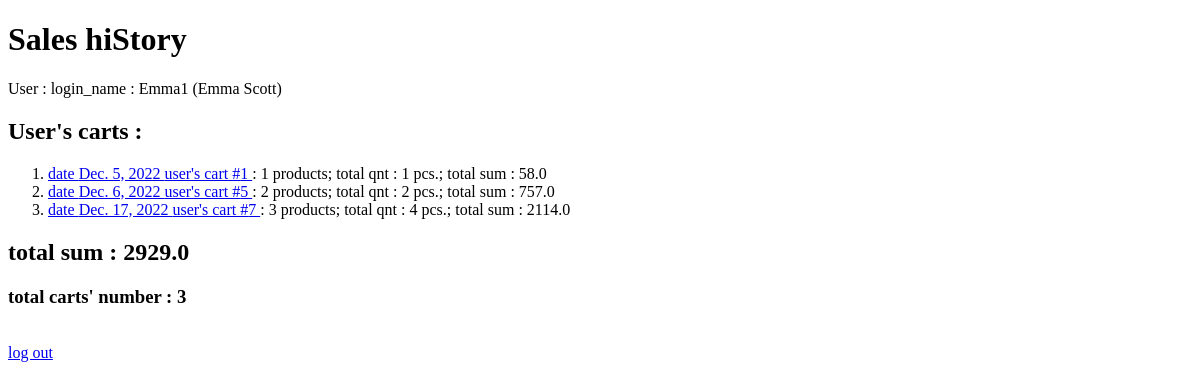
The page /carts/1/gc_userhistory (signed in) on the database its author committed.
### users/models.py (models this page shows)
class Profile_user(models.Model):
	user = models.OneToOneField(User, on_delete = models.CASCADE)
	f_name = models.CharField(max_length = 64)
	l_name = models.CharField(max_length = 64)
	email = models.EmailField(blank = True)
	phone = models.CharField(max_length = 32, blank = True)
	age = models.IntegerField(default = 0, blank = True)
	sex = models.CharField(max_length = 7, blank = True)
	birthday = models.DateField(default = date.today)
	def __str__(self):
		return f' login_name : {self.user.username} ({self.f_name} {self.l_name})'

### products/models.py (models this page shows, shortened)
class SaleList(models.Model):
	buyer = models.ForeignKey(Profile_user, on_delete = models.CASCADE, related_name = 'buyer')
	date_y = models.DateField(default = datetime.now, blank = True)

### carts/views.py (the view)
# urls.py: path('<int:user_id>/gc_userhistory', views.gc_userhistory, name = 'gc_userhistory'),
@user_logged_in
def gc_userhistory(request, user_id):
	user_profile = Profile_user.objects.get(pk = user_id)
	s_lists = user_profile.buyer.all()
	gc_usersum, gc_usersales = (0, [])
	for s_list in s_lists:
		gc_products = s_list.slist_by.all()
		gc_qnt, gc_sum, gc_usercart = (0, 0, [])
		for gc_product in gc_products:
			gc_usercart.append(gc_product)
			gc_qnt += gc_product.qnt
			gc_sum += gc_product.qnt * gc_product.gp_product.price
		gc_usersum += gc_sum
		gc_sale = [gc_usercart, gc_qnt, gc_sum, len(gc_usercart), (s_list.id, s_list.date_y)]
		gc_usersales.append(gc_sale)
	return render(request, 'carts/gc_userhistory.html', {
		'user_carts' : gc_usersales,
		'user_sum' : gc_usersum,
		'user_sales' : len(gc_usersales),
		'user' : user_profile,
		})

### products/checkers.py (called while the page is built)
def user_logged_in(f):
	@wraps(f)
	def wrapper(request, *args, **kwargs):
		print('decorator user_logged_in is at work')
		try:
			if request.session['user_in']:
				return f(request, *args, **kwargs)
			else:
				return HttpResponse('you are not logged in as buyer, to change this just create user_profile')
		except KeyError:
			return HttpResponse('You are not even logged in!')
	return wrapper

### carts/templates/carts/gc_userhistory.html (shortened to what this page needs)
{% extends 'carts/layout.html' %}
{% block body %}
	<h1>Sales hiStory</h1>
	<p>User : {{user}}</p>
	<h2>User's carts :</h2>
	<ol>
		{% for cart in user_carts %}
		<li>
			<a href="{% url 'carts:index_fromhistory' cart.4.0 %}">
			date {{cart.4.1}} user's cart #{{cart.4.0}}
			</a>
			 : {{cart.3}} products; total qnt : {{cart.1}} pcs.; total sum : {{cart.2}}
		</li>
		{% empty %}
			<p>there are no carts of this user!</p>
		{% endfor %}
	</ol>
	<h2>total sum : {{user_sum}}</h2>
	<h3>total carts' number  : {{user_sales}}</h3>
	<a href="{% url 'users:logout' %}"> log out</a>
{% endblock %}

### carts/templates/carts/layout.html (shortened to what this page needs)
{% load static %}
<!DOCTYPE html>
<html>
<head>
	<link rel="stylesheet" type="text/css" href="{% static 'carts/style.css' %}">
</head>
<body>
	{% block body %}
	{% endblock %}
</body>
</html>

### rows shown on the page
Profile_user: user+f_name+l_name "login_name : Emma1 (Emma Scott)"
SaleList: date_y "Dec. 5, 2022"
SaleList: date_y "Dec. 6, 2022"
SaleList: date_y "Dec. 17, 2022"

### other values the page prints
{{ cart.4.0 }} "1" "5" "7"
{{ cart.3 }} "1" "2" "3"
{{ cart.1 }} "1" "2" "4"
{{ cart.2 }} "58.0" "757.0" "2114.0"
{{ user_sum }} "2929.0"
{{ user_sales }} "3"
